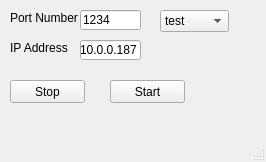
<?xml version="1.0" encoding="UTF-8"?>
<ui version="4.0">
 <class>socketClient</class>
 <widget class="QMainWindow" name="socketClient">
  <property name="geometry">
   <rect>
    <x>0</x>
    <y>0</y>
    <width>266</width>
    <height>162</height>
   </rect>
  </property>
  <property name="windowTitle">
   <string>MainWindow</string>
  </property>
  <widget class="QWidget" name="centralwidget">
   <widget class="QPushButton" name="startButton">
    <property name="geometry">
     <rect>
      <x>110</x>
      <y>80</y>
      <width>75</width>
      <height>23</height>
     </rect>
    </property>
    <property name="text">
     <string>Start</string>
    </property>
   </widget>
   <widget class="QLineEdit" name="ipAddressLineEdit">
    <property name="geometry">
     <rect>
      <x>80</x>
      <y>40</y>
      <width>61</width>
      <height>20</height>
     </rect>
    </property>
    <property name="text">
     <string>10.0.0.187</string>
    </property>
   </widget>
   <widget class="QLabel" name="label">
    <property name="geometry">
     <rect>
      <x>10</x>
      <y>10</y>
      <width>71</width>
      <height>16</height>
     </rect>
    </property>
    <property name="text">
     <string>Port Number</string>
    </property>
   </widget>
   <widget class="QLabel" name="label_2">
    <property name="geometry">
     <rect>
      <x>10</x>
      <y>40</y>
      <width>61</width>
      <height>16</height>
     </rect>
    </property>
    <property name="text">
     <string>IP Address</string>
    </property>
   </widget>
   <widget class="QPushButton" name="stopButton">
    <property name="geometry">
     <rect>
      <x>10</x>
      <y>80</y>
      <width>75</width>
      <height>23</height>
     </rect>
    </property>
    <property name="text">
     <string>Stop</string>
    </property>
   </widget>
   <widget class="QLineEdit" name="portLineEdit_2">
    <property name="geometry">
     <rect>
      <x>80</x>
      <y>10</y>
      <width>61</width>
      <height>20</height>
     </rect>
    </property>
    <property name="text">
     <string>1234</string>
    </property>
   </widget>
   <widget class="QComboBox" name="comboBoxApp">
    <property name="geometry">
     <rect>
      <x>160</x>
      <y>10</y>
      <width>69</width>
      <height>22</height>
     </rect>
    </property>
    <item>
     <property name="text">
      <string>test</string>
     </property>
    </item>
    <item>
     <property name="text">
      <string>plotter</string>
     </property>
    </item>
   </widget>
  </widget>
  <widget class="QMenuBar" name="menubar">
   <property name="geometry">
    <rect>
     <x>0</x>
     <y>0</y>
     <width>266</width>
     <height>20</height>
    </rect>
   </property>
  </widget>
  <widget class="QStatusBar" name="statusbar"/>
 </widget>
 <resources/>
 <connections/>
</ui>
